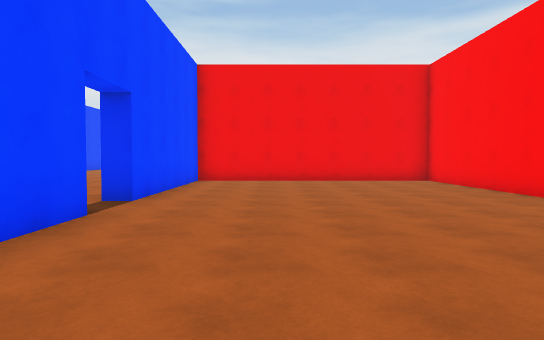
View 1 (above)

21 first-person views from a walk through a scene from a Unity 3-D project. The camera is 1.4 m above the floor, tilts 2° down and sees 75° across. The floor is counted in squares, 2 m on a side. Each view is taken from the middle of a square. On the plan, view 1 faces up. The plan holds only what a view shows up to about 11 squares ahead; the rest is blank. The place goes on beyond the plan. The player character is not drawn. Surface patterns are stand-ins for the level's own textures.

View 2
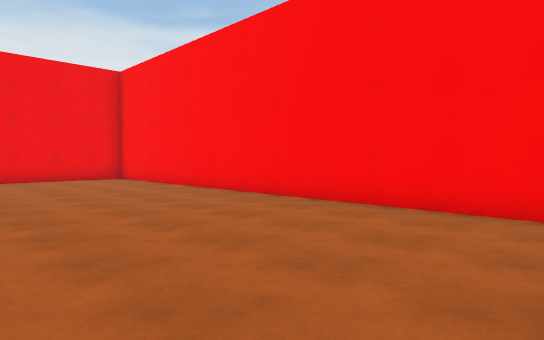

View 3
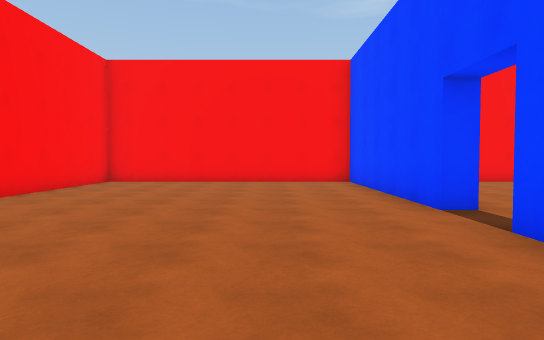

View 4
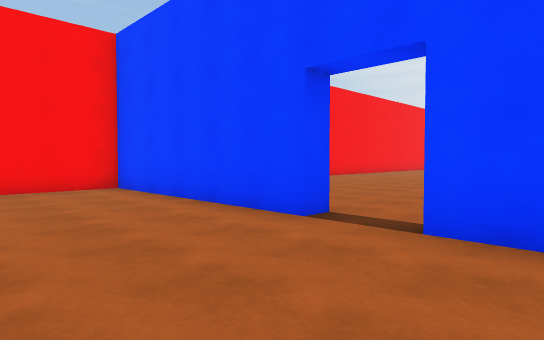

View 5
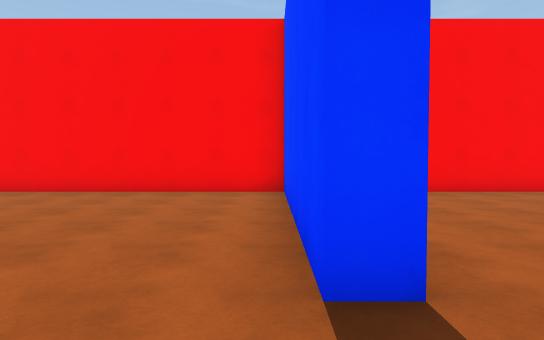

View 6
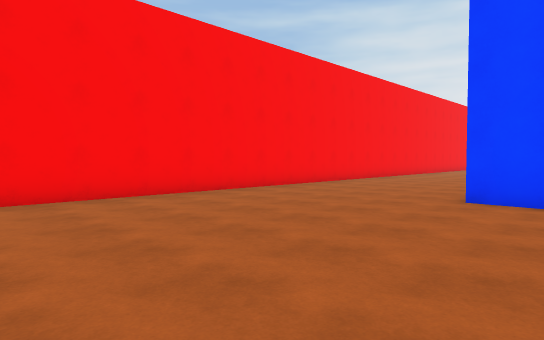

View 7
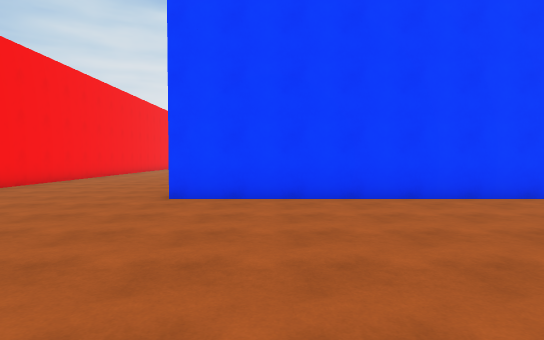

View 8
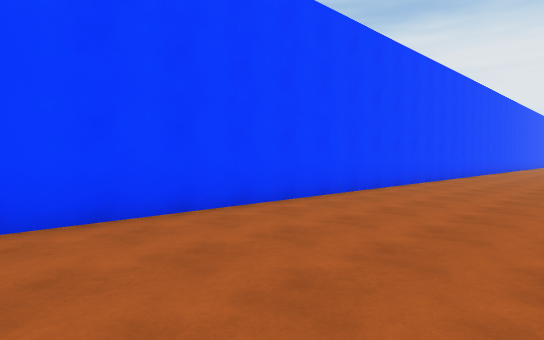

View 9
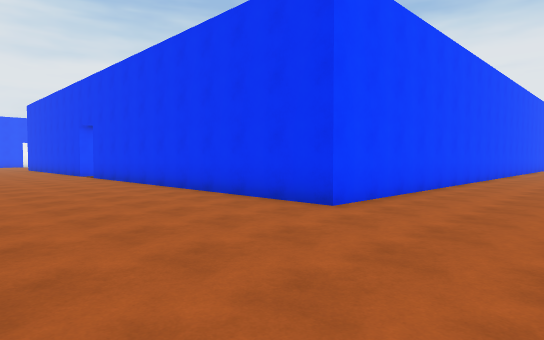

View 10
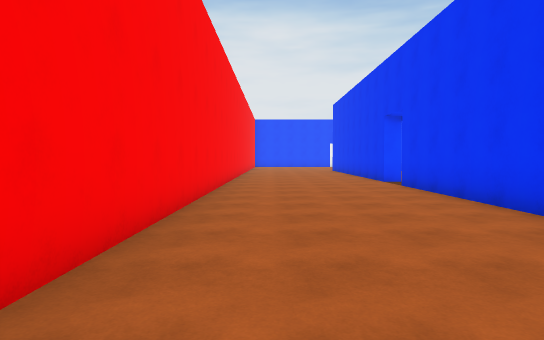

View 11
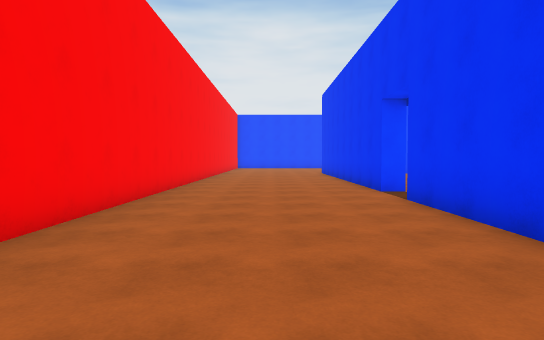

View 12
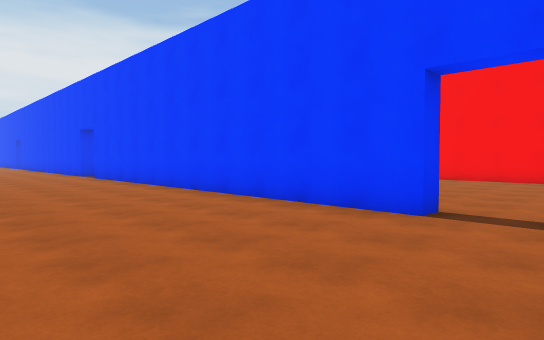

View 13
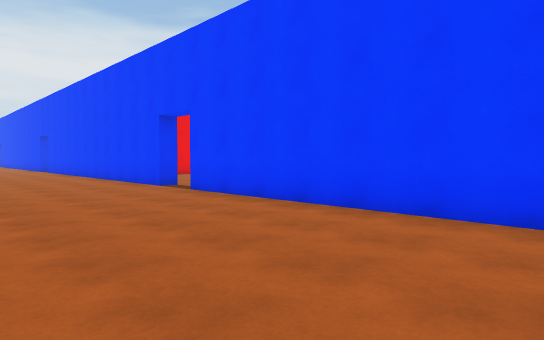

View 14
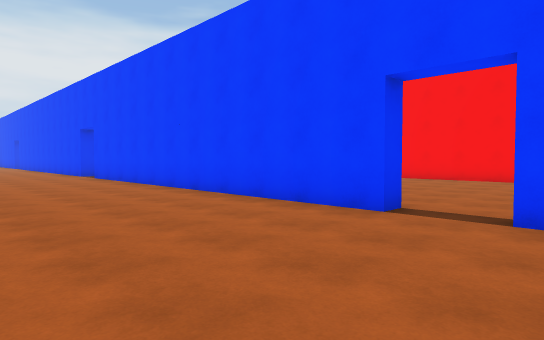

View 15
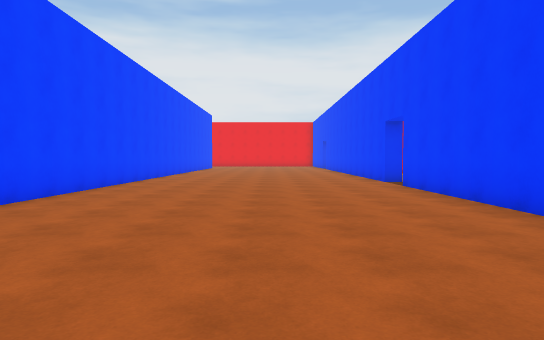

View 16
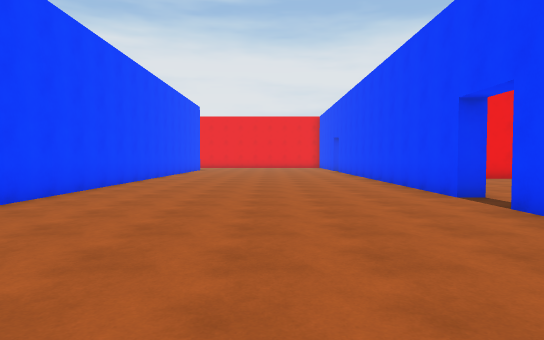

View 17
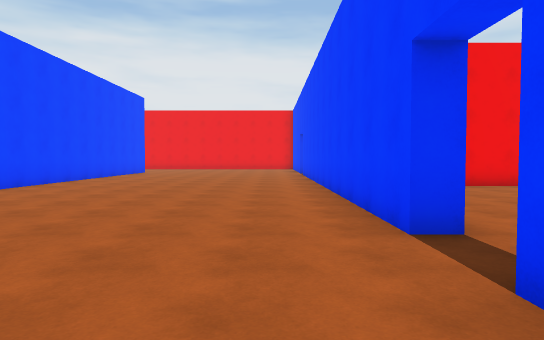

View 18
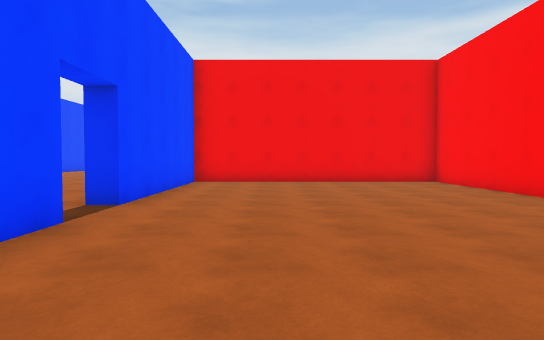

View 19
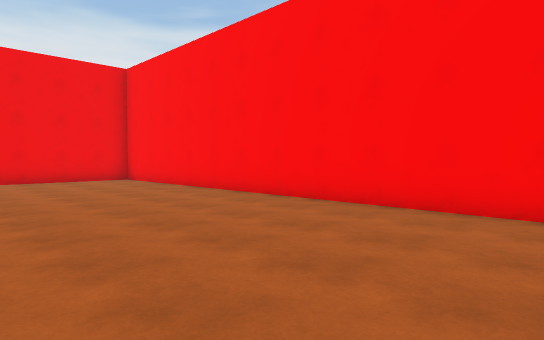

View 20
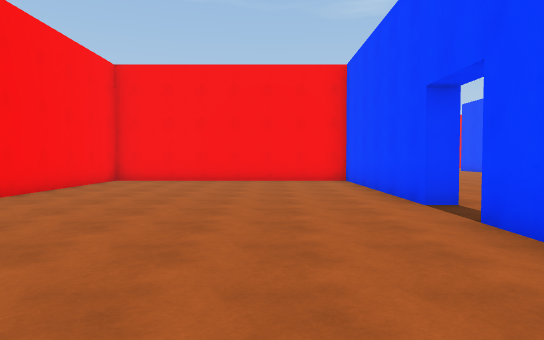

View 21
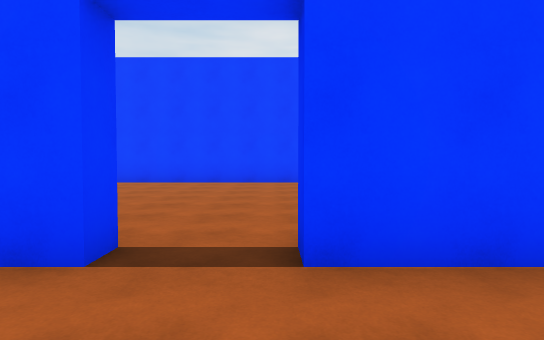

### Floor plan
Points are (right, up) in squares from view 1. A wall is a line through its corners. A room is listed if a view was taken in it or the views show most of it. See-through windows are left out.
Room 1 (views 1, 2, 3, 4, 5)
walls: (-2.3, 4.3) (-2.3, -1.2) (4.8, -1.2) (4.8, 10.7) (-2.3, 10.7) (-2.3, 5.7)
ways out: opening at (-3, 5) to room 2
Room 2 (views 6, 7, 8, 9, 10, 11, 12, 13, 14, 15, 16, 17)
walls: (-10, 18.8) (-10, 3.3) (-19.9, 3.3); (-2.3, 18.2) (-2.7, 18.2) (-2.7, 28.9); (-2.3, 5.7) (-2.7, 5.7) (-2.7, 16.8); (-2.9, 4.3) (-2.3, 4.3); (-2.7, 30.2) (-2.7, 37.9); (-21.3, 3.3) (-25, 3.3); (-25, -1.2) (-4.8, -1.2); (-10, 38) (-10, 25.1)
ways out: opening at (-3, 5) to room 1; opening at (-3, 17.5) to room 3; opening at (-20.5, 3); opening at (-3, 29.5)
Room 3 (views 18, 19, 20, 21)
walls: (-2.7, 16.8) (-2.3, 16.8) (-2.3, 11.3) (4.8, 11.3) (4.8, 23.2) (-2.3, 23.2) (-2.3, 18.2)
ways out: opening at (-3, 17.5) to room 2

Where each view was taken, in squares from view 1:
view 1: 0 up, 0 right, facing up
view 2: 1 down, 0 right, facing up-right
view 3: 9 up, 0 right, facing down
view 4: 7 up, 1 right, facing down-left
view 5: 6 up, 2 left, facing down
view 6: 5 up, 4 left, facing down-left
view 7: 5 up, 4 left, facing left
view 8: 5 up, 6 left, facing up-left
view 9: 1 down, 7 left, facing up-left
view 10: 0 up, 11 left, facing left
view 11: 1 up, 14 left, facing left
view 12: 4 up, 7 left, facing up-right
view 13: 10 up, 7 left, facing up-right
view 14: 16 up, 7 left, facing up-right
view 15: 20 up, 6 left, facing up
view 16: 24 up, 6 left, facing up
view 17: 27 up, 4 left, facing up
view 18: 13 up, 0 right, facing up
view 19: 12 up, 0 right, facing up-right
view 20: 22 up, 0 right, facing down
view 21: 18 up, 0 right, facing left
